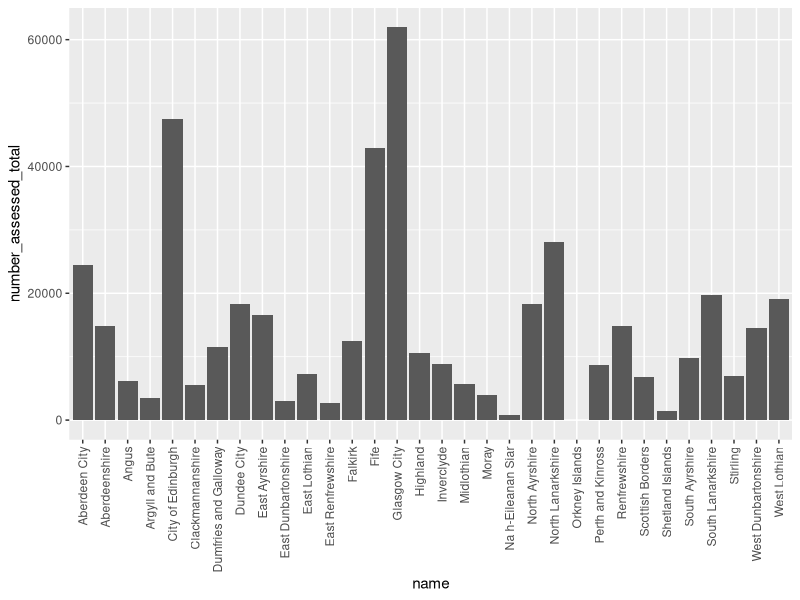
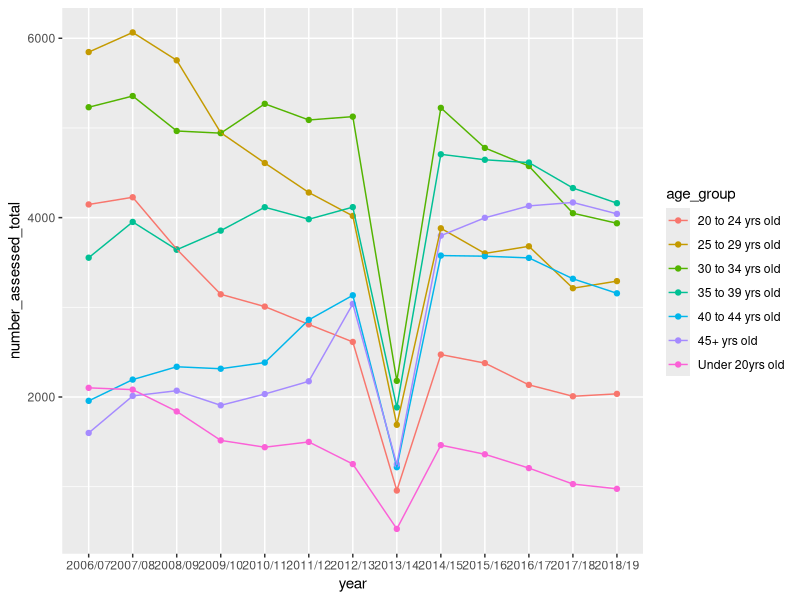
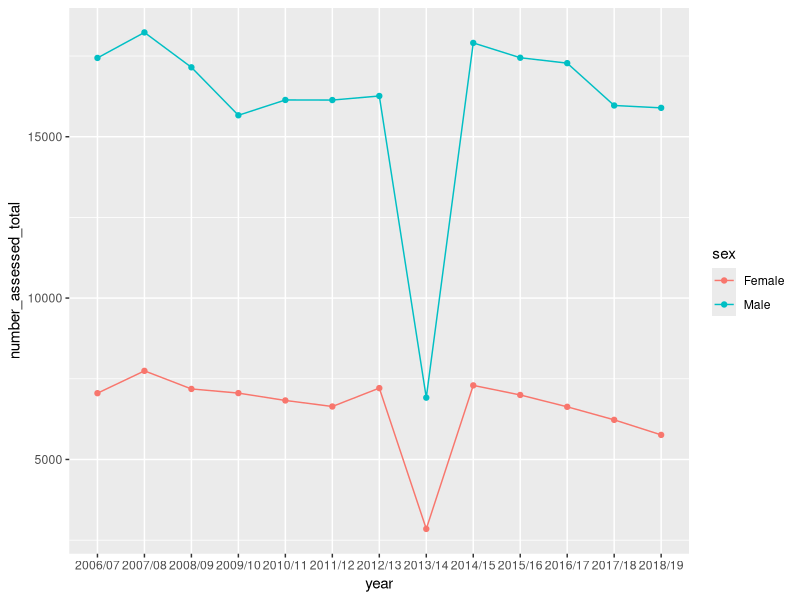

Here is the R script that generated these plots, in order:
## ---- chunk 1
library(tidyverse)
library(here)
library(lubridate)
## ---- chunk 2

here()

drugs <- read_csv(here("clean_data/sdmd_by_ca_and_demo_clean.csv"))

## ---- chunk 3
str(drugs)
## ---- chunk 4
drugs_trend_sex <- drugs %>% 
  filter(sex != "All") %>% 
  filter(number_assessed != 0) %>%
  filter(!is.na(number_assessed)) %>% 
  arrange(year) %>% 
  group_by(year, sex) %>% 
  summarise(number_assessed_total = sum(number_assessed)) %>% 
  ggplot(aes(x = year, y = number_assessed_total, group = sex, colour = sex)) +
  geom_point() +
  geom_line()
## ---- chunk 5
drugs_trend_age <- drugs %>% 
  filter(age_group != "All" &
         age_group != "Unknown") %>% 
  filter(number_assessed != 0) %>%
  filter(!is.na(number_assessed)) %>% 
  arrange(year) %>% 
  group_by(year, age_group) %>% 
  summarise(number_assessed_total = sum(number_assessed)) %>% 
  ggplot(aes(x = year, y = number_assessed_total, group = age_group, colour = age_group)) +
  geom_point() +
  geom_line()
  
## ---- chunk 6

drugs_rank_la <- drugs %>% 
  filter(type == "Local Authority") %>% 
  filter(number_assessed != 0) %>%
  filter(!is.na(number_assessed)) %>%
  group_by(name) %>% 
  summarise(number_assessed_total = sum(number_assessed)) %>% 
  ggplot(aes(x = name, y = number_assessed_total)) +
  geom_col() +
  theme(axis.text.x = element_text(angle = 90, vjust = 0.5, hjust = 1))
  
